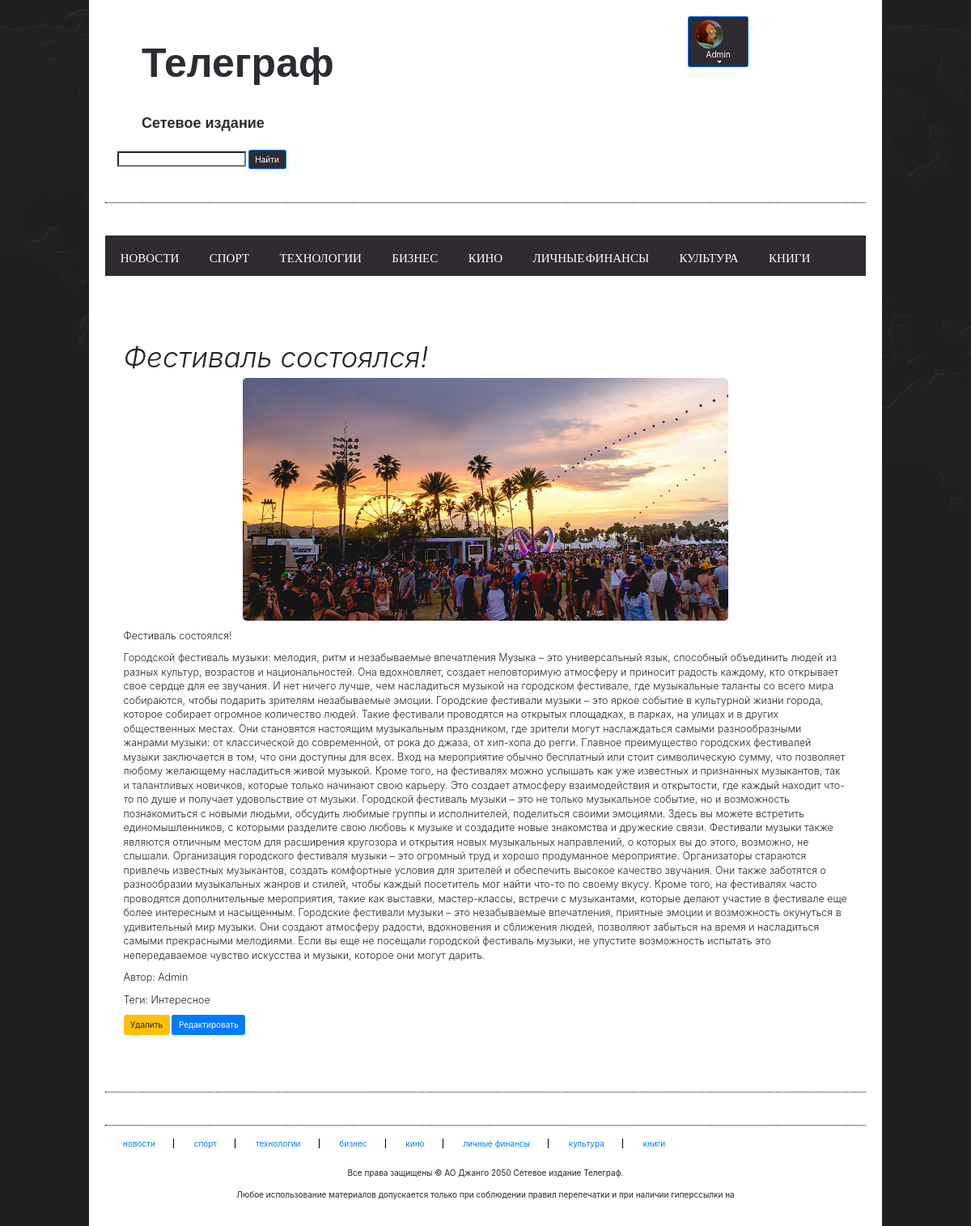
The app's page /news/show/25 (signed in) with its own data.
### users/models.py (models this page shows, shortened)
class Account(models.Model):
    gender_choices=(('M', 'Male'),
                    ('F', 'Female'),
                    ('N/A', 'No answers'))
    user = models.OneToOneField(User,on_delete=models.CASCADE,
                                primary_key=True)
    nickname = models.CharField(max_length=100)
    birthday = models.DateField(null=True)
    gender = models.CharField(choices=gender_choices,max_length=25,null=True)
    account_image = models.ImageField(default='default.jpg',
                                      upload_to='account_images')
    address = models.CharField(max_length=100,null=True)
    vk = models.CharField(max_length=100,null=True)
    telegram = models.CharField(max_length=100,null=True)
    phone = models.CharField(max_length=20,null=True)
    class Meta:
        ordering = ['user']
        verbose_name = 'Профиль'
        verbose_name_plural = 'Профили'

### news/models.py (models this page shows, shortened)
class Article(models.Model):
    categories = (('E','Экономика'),
                  ('S','Наука'),
                  ('IT','IT'),
                  ('T', 'Путешествия'),
                  ('C', 'Культура'),
                  ('S', 'Спорт'))
    author = models.ForeignKey(User, on_delete=models.SET_NULL, null=True)
    title = models.CharField('Название', max_length=50,default='')
    anouncement = models.TextField('Аннотация', max_length=250)
    text = models.TextField('Текст новости')
    date = models.DateTimeField('Дата публикации', auto_now=True)
    category = models.CharField(choices=categories, max_length=25,verbose_name='Категории')
    tags = models.ManyToManyField(to=Tag, blank=True)
    slug = models.SlugField()
    objects = models.Manager()
    published = PublishedToday()
    class Meta:
        ordering = ['title','date']
        verbose_name= 'Новость'
        verbose_name_plural='Новости'

class Image(models.Model):
   article = models.ForeignKey(Article, on_delete=models.CASCADE)
   title = models.CharField(max_length=50, blank=True)
   image = models.ImageField(upload_to='article_images/') #лучше добавить поле default !!!

class Tag(models.Model):
    title = models.CharField(max_length=100)
    status = models.BooleanField(default=True)
    class Meta:
        ordering = ['title', 'status']
        verbose_name = 'Тег'
        verbose_name_plural = 'Теги'

### news/views.py (the view)
# urls.py: path('show/<int:pk>', views.ArticleDetailView.as_view(), name='news_detail'),
class ArticleDetailView(ViewCountMixin, DetailView):
    model = Article
    template_name = 'news/news_detail.html'
    context_object_name = 'article'
    def get_context_data(self, **kwargs):
        context = super().get_context_data(**kwargs)
        current_object = self.object
        images = Image.objects.filter(article=current_object)
        context['images'] = images
        return context

### news/templates/news/news_detail.html (shortened to what this page needs)
{% extends 'magazine/homebase.html' %}
{% load static %}
{% load bootstrap5 %}
{% block body %}
<link rel="stylesheet" href="https://maxcdn.bootstrapcdn.com/bootstrap/4.0.0/css/bootstrap.min.css"
>
  <div class="center">
        <div class="row">
                    <div class="single_news">
                        <div class="p-4 p-md-5" >
                                <div class="col-md-12 px-0">
                                  <h1 class="display-4 fst-italic"> {{ article.title }}</h1>
                                   {% if article.image_set.all %}
                                    <div id="carouselControls" class="carousel slide" data-ride="carousel">
                                        <div class="carousel-inner" role="listbox" style=" width:auto; height: 300px !important;">
                                            {% for image in article.image_set.all %}
                                            <div class="carousel-item {% if forloop.counter == 1 %} active {% endif %}">
                                                <img class="d-block" src="{{ image.image.url }}"
                                                     style="margin:auto; height:300px; width:auto; border-radius:5px;">
                                            </div>
                                            {% endfor %}
                                            </div>
                                        <a class="carousel-control-prev" href="#carouselControls" role="button" data-slide="prev">
                                            <span class="carousel-control-prev-icon" aria-hidden="true"></span>
                                            </a>
                                        <a class="carousel-control-next" href="#carouselControls" role="button" data-slide="next">
                                            <span class="carousel-control-next-icon" aria-hidden="true"></span>
                                        </a>
                                    </div>
                                    {% endif%}
                                  <p class="lead my-3">{{ article.anouncement }}</p>
                                  <p class="lead my-3">{{ article.text }}</p>
                                  <p class="lead my-3">Автор: {{ article.author }}</p>
                                  <p class="lead my-3">Теги: {% for t in article.tags.all %} {{ t.title }} {% endfor %}</p>
                                  </div>
                             <a class="btn btn-warning" href="{% url 'news_delete' article.pk %}">Удалить</a>
                             <a class="btn btn-primary" href="{% url 'news_update' article.pk %}">Редактировать</a>
                        </div>
                    </div>
        </div>
  </div>
{% endblock %}

### magazine/templates/magazine/header.html (shortened to what this page needs)
{% load static %}
{% load bootstrap5 %}
{% bootstrap_css %}
<link rel="stylesheet" href="https://ajax.googleapis.com/ajax/libs/jqueryui/1.11.4/themes/smoothness/jquery-ui.css">
  <div class="center">
      <div class="header_area">
          <div class="col-md-9">
              <div class="main_title">
                  <a href="/magazine/" class="d-flex align-items-center mb-3 mb-md-0 me-md-auto text-decoration-none" style="font-size: 50px; height:50px;color:#302a32;>
            <span class="fs-5 d-none d-lg-block responsive-title"">Телеграф</span>
            </a>
              </div>
              <div class="main_subtitle" style="font-size: 18px; height:80px;color:#302a32;>
                  <span style="margin-top: 100px;">Сетевое издание</span>
              </div>
           <div class="search">
                      <input id="search_input"></input>
                      <button class="btn btn-primary" style="background:#302a32;"> Найти</button>
                  </div>
              </div>
          {% if request.user.id %}
          <div class="col-md-3">
              <div class="main_menu_area floatleft" style="height:230px; background:#FFFFFF">
                  <ul id="nav">
                      <li><button class="btn btn-primary dropdown-toggle col-11" type="button" id="dropdownMenuButton1" data-bs-toggle="dropdown" aria-expanded="false" style="background:#302a32;">
                          <img src="{{ request.user.account.account_image.url }}" alt="" width="35px;" height="25px;" class="rounded-circle me-5">
                          <div class="d-none d-lg-block "> {{ request.user.username }} </div>
                          </button>
                      </li>
                  </ul>
                  </div>
          </div>
          {% endif %}
          <br>
      </div>
</div>

### magazine/static/magazine/css/style.css (style rules this page uses)
* { margin:0; padding:0 }
.main_title { font-family:arial; font-weight:bold; font-size:50px; padding: 1px 30px; padding-top:5% }
.main_subtitle { font-family:arial; font-weight:bold; font-size:25px; padding: 1px 30px; padding-top:5% }
body { font-family:Arial; font-size:12px; line-height:13px; background:url("images/site_bg.png") top center no-repeat fixed #000000 }
a { color:#000; text-decoration:none }
img { max-width:100%; height:auto }
.floatleft { float:left }
.center { width:980px; display:block; margin:0 auto; padding:20px; background:#fff; transition:all 1.3s ease 0s; -moz-transition:all 1.3s ease 0s; -webkit-transition:all 1.3s ease 0s; -o-transition:all 1.3s ease 0s; -ms-transition:all 1.3s ease 0s }
div { overflow:hidden }
#nav { display:block }
.header_area { border-bottom:1px dotted #000; }
.main_menu_area { overflow:visible; background:#302a32; min-height:50px }
.main_menu_area ul { margin:0; padding:0; list-style:none }
.main_menu_area ul li { float:left; position:relative }

### records on screen
Article: title "Фестиваль состоялся!", anouncement "Фестиваль состоялся!", text "Городской фестиваль музыки: мелодия, ритм и незабываемые впечатления Музыка – это универсальный язык, способный объединить людей из разных культур, возрастов и национальностей. Она вдохновляет, создает неповторимую атмосферу и приносит радость каждому, кто открывает свое сердце для ее звучания. И нет ничего лучше, чем насладиться музыкой на городском фестивале, где музыкальные таланты со всего мира собираются, чтобы подарить зрителям незабываемые эмоции. Городские фестивали музыки – это яркое событие в культурной жизни города, которое собирает огромное количество людей. Такие фестивали проводятся на открытых площадках, в парках, на улицах и в других общественных местах. Они становятся…", author "Admin"
Image: image (picture)
Tag: title "Интересное"

### other values on screen
{{ request.user.username }} "Admin"
